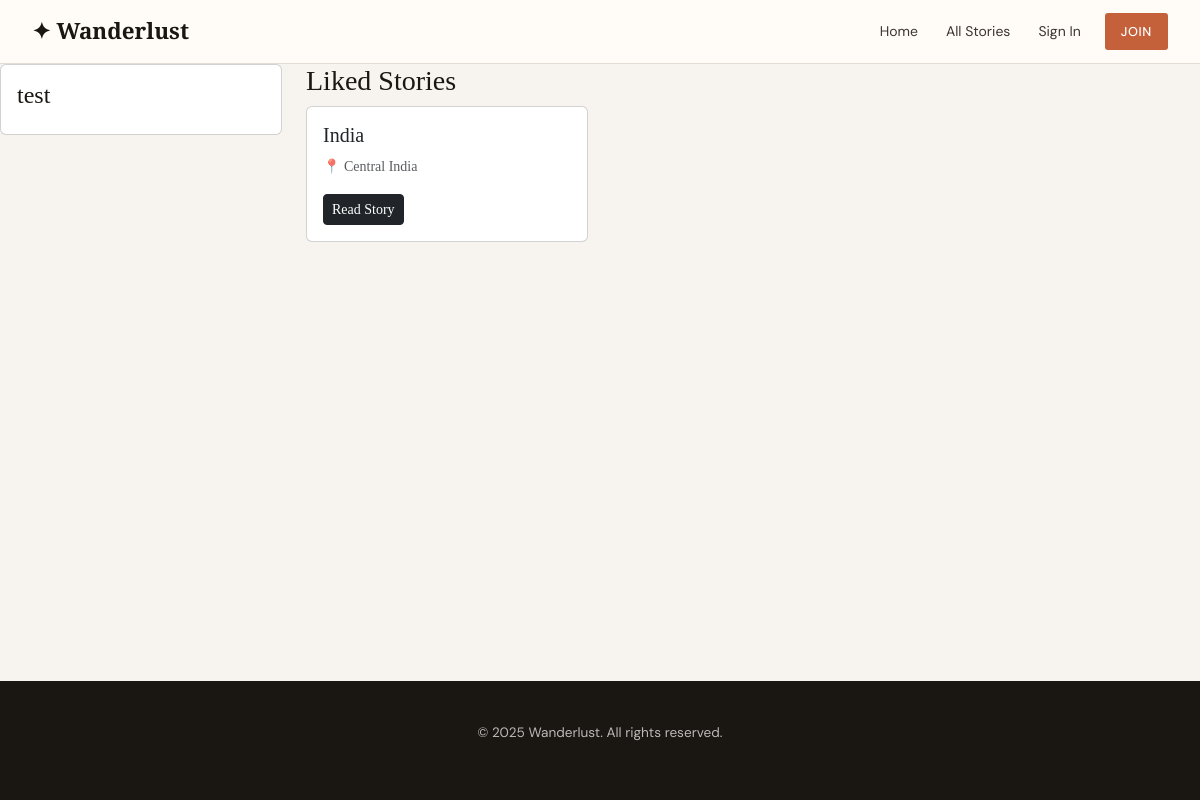
The app's page /accounts/profile/test/, older data.
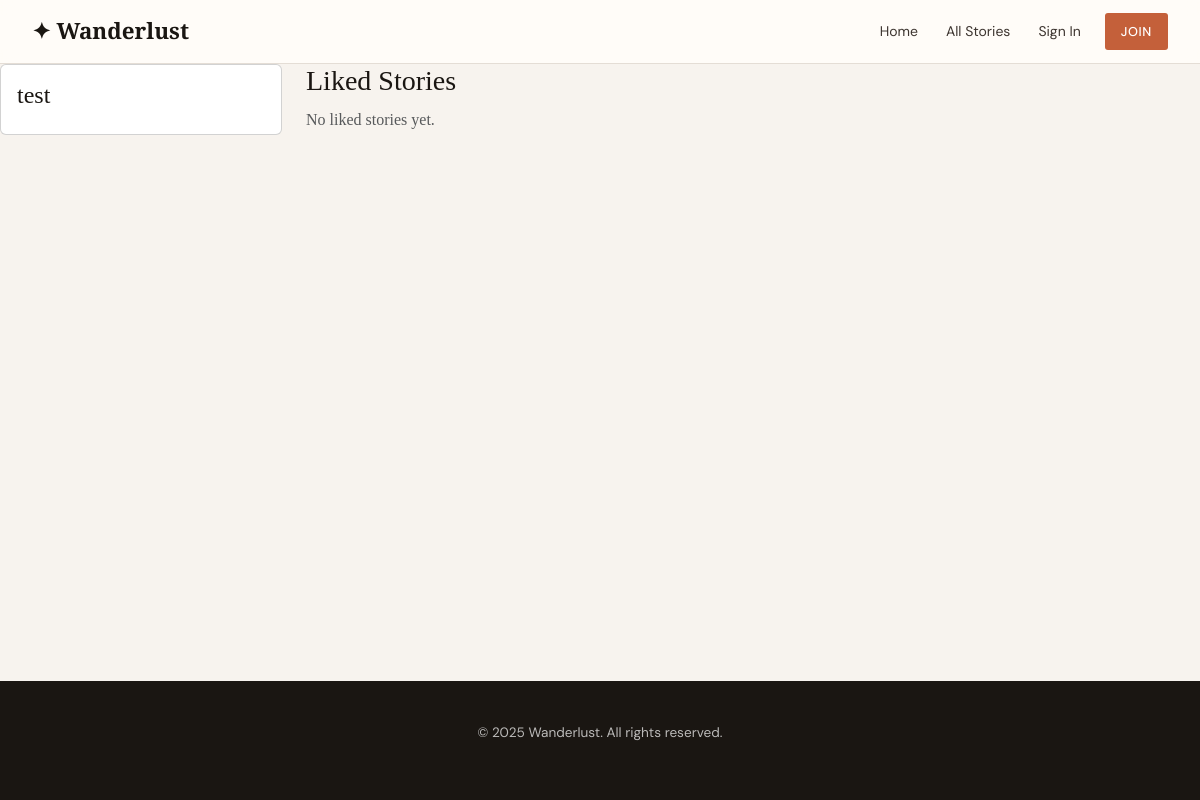
The same page, newer data.
### blog/models.py (models this page shows, shortened)
class Like(models.Model):
    post = models.ForeignKey(Post, on_delete=models.CASCADE, related_name='likes')
    user = models.ForeignKey(User, on_delete=models.CASCADE, related_name='likes')
    created_at = models.DateTimeField(auto_now_add=True)
    class Meta:
        unique_together = ('post', 'user')

class Post(models.Model):
    STATUS_DRAFT = 'draft'
    STATUS_PUBLISHED = 'published'
    STATUS_CHOICES = [
        (STATUS_DRAFT, 'Draft'),
        (STATUS_PUBLISHED, 'Published'),
    ]
    title = models.CharField(max_length=200)
    slug = models.SlugField(max_length=200, unique=True, blank=True)
    author = models.ForeignKey(User, on_delete=models.CASCADE, related_name='posts')
    category = models.ForeignKey(Category, on_delete=models.SET_NULL, null=True, blank=True, related_name='posts')
    destination = models.CharField(max_length=100)
    excerpt = models.TextField(max_length=300)
    content = models.TextField()
    status = models.CharField(max_length=10, choices=STATUS_CHOICES, default=STATUS_DRAFT)
    created_at = models.DateTimeField(auto_now_add=True)
    featured = models.BooleanField(default=False)
    class Meta:
        ordering = ['-created_at']
    def get_absolute_url(self):
        return reverse('blog:post_detail', kwargs={'slug': self.slug})

### accounts/views.py (the view)
# urls.py: path('profile/<str:username>/', views.profile_view, name='profile'),
def profile_view(request, username):
    profile_user = get_object_or_404(User, username=username)
    liked_posts = profile_user.likes.select_related('post').filter(
        post__status='published'
    )
    context = {
        'profile_user': profile_user,
        'liked_posts': liked_posts,
    }
    return render(request, 'accounts/profile.html', context)

### templates/accounts/profile.html (shortened to what this page needs)
{% extends 'base.html' %}
{% block content %}
<div class="row">
  <div class="col-md-3">
    <div class="card p-3 mb-4">
      <h4>{{ profile_user.username }}</h4>
    </div>
  </div>
  <div class="col-md-9">
    <h3>Liked Stories</h3>
    {% if liked_posts %}
      <div class="row">
        {% for like in liked_posts %}
        <div class="col-md-4 mb-4">
          <div class="card h-100">
            <div class="card-body">
              <h5 class="card-title">{{ like.post.title }}</h5>
              <p class="text-muted small">📍 {{ like.post.destination }}</p>
              <a href="{{ like.post.get_absolute_url }}" class="btn btn-dark btn-sm">Read Story</a>
            </div>
          </div>
        </div>
        {% endfor %}
      </div>
    {% else %}
      <p class="text-muted">No liked stories yet.</p>
    {% endif %}
  </div>
</div>
{% endblock %}

Row changes from the older to the newer data that the page shows:
removed Like: post "India", post.destination "Central India"
Text that changed along with them:
text now shown: "No liked stories yet."
